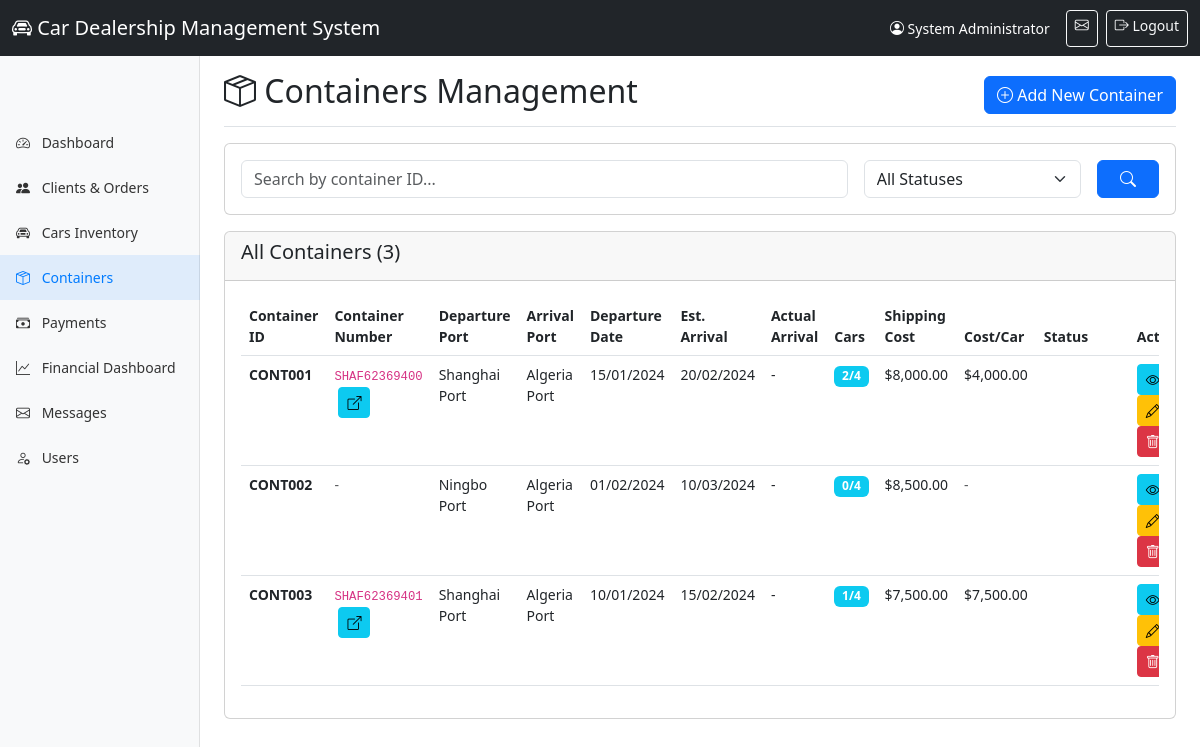
/Admin/containers.php (signed in), run on the app's committed database.
### tables this page shows
CREATE TABLE `containers` (
  `id` INT(11) NOT NULL AUTO_INCREMENT,
  `container_id` VARCHAR(50) NOT NULL UNIQUE,
  `container_number` VARCHAR(50) NULL,
  `max_capacity` INT(2) DEFAULT 4,
  `departure_port` VARCHAR(100) NOT NULL,
  `arrival_port` VARCHAR(100) NOT NULL DEFAULT 'Algeria',
  `departure_date` DATE,
  `estimated_arrival_date` DATE,
  `actual_arrival_date` DATE NULL,
  `container_shipping_cost` DECIMAL(12,2) NOT NULL,
  `status` ENUM('Scheduled', 'En Route', 'Arrived', 'Unloaded', 'Completed') DEFAULT 'Scheduled',
  `created_at` TIMESTAMP DEFAULT CURRENT_TIMESTAMP,
  `updated_at` TIMESTAMP DEFAULT CURRENT_TIMESTAMP ON UPDATE CURRENT_TIMESTAMP,
  PRIMARY KEY (`id`),
  INDEX `idx_container_id` (`container_id`),
  INDEX `idx_status` (`status`)
);

### functions.php (called while the page is built, shortened)
<?php
function formatCurrency($amount) {
    return '$' . number_format($amount, 2, '.', ',');
}
function formatCurrencyUSD($amount) {
    return formatCurrency($amount);
}
function formatDate($date) {
    if (empty($date)) return '-';
    return date('d/m/Y', strtotime($date));
}

### Admin/containers.php (the view, shortened to what this page needs)
<?php
require_once '../functions.php';
$search = $_GET['search'] ?? '';
$where = "1=1";
$params = [];
$stmt = $pdo->prepare("
    SELECT c.*,
           COALESCE(valid_cars.car_count, 0) as car_count,
           COALESCE(orders.order_count, 0) as order_count
    FROM containers c
    LEFT JOIN (
        SELECT cc.container_id, COUNT(*) as car_count
        FROM container_cars cc
        INNER JOIN orders o ON cc.order_id = o.id
        GROUP BY cc.container_id
    ) valid_cars ON valid_cars.container_id = c.id
    LEFT JOIN (
        SELECT container_id, COUNT(*) as order_count
        FROM orders
        WHERE container_id IS NOT NULL
        GROUP BY container_id
    ) orders ON orders.container_id = c.id
    WHERE $where
    ORDER BY c.created_at DESC
");
$stmt->execute($params);
$containers = $stmt->fetchAll();
?>
<!DOCTYPE html>
<html lang="en">
<head>
    <link href="https://cdn.jsdelivr.net/npm/bootstrap@5.3.0/dist/css/bootstrap.min.css" rel="stylesheet">
    <link rel="stylesheet" href="https://cdn.jsdelivr.net/npm/bootstrap-icons@1.11.0/font/bootstrap-icons.css">
    <link rel="stylesheet" href="style.css">
</head>
<body>
    <?php include 'includes/header.php'; ?>
    <div class="container-fluid">
        <div class="row">
            <?php include 'includes/sidebar.php'; ?>
            <main class="col-md-9 ms-sm-auto col-lg-10 px-md-4">
                <div class="d-flex justify-content-between flex-wrap flex-md-nowrap align-items-center pt-3 pb-2 mb-3 border-bottom">
                    <h1 class="h2"><i class="bi bi-box-seam"></i> Containers Management</h1>
                    <a href="add_container.php" class="btn btn-primary">
                        <i class="bi bi-plus-circle"></i> Add New Container
                    </a>
                </div>
                <div class="card mb-3">
                    <div class="card-body">
                        <form method="GET" class="row g-3">
                            <div class="col-md-8">
                                <input type="text" class="form-control" name="search" placeholder="Search by container ID..." value="<?php echo htmlspecialchars($search); ?>">
                            </div>
                            <div class="col-md-3">
                                <select class="form-select" name="status">
                                    <option value="">All Statuses</option>
                                </select>
                            </div>
                            <div class="col-md-1">
                                <button type="submit" class="btn btn-primary w-100">
                                    <i class="bi bi-search"></i>
                                </button>
                            </div>
                        </form>
                    </div>
                </div>
                <div class="card">
                    <div class="card-header">
                        <h5>All Containers (<?php echo count($containers); ?>)</h5>
                    </div>
                    <div class="card-body">
                        <div class="table-responsive">
                            <table class="table table-hover">
                                <thead>
                                        <tr>
                                            <th>Container ID</th>
                                            <th>Container Number</th>
                                            <th>Departure Port</th>
                                            <th>Arrival Port</th>
                                            <th>Departure Date</th>
                                            <th>Est. Arrival</th>
                                            <th>Actual Arrival</th>
                                            <th>Cars</th>
                                            <th>Shipping Cost</th>
                                            <th>Cost/Car</th>
                                            <th>Status</th>
                                            <th>Actions</th>
                                        </tr>
                                </thead>
                                <tbody>
                                    <?php if (empty($containers)): ?>
                                        <tr>
                                            <td colspan="12" class="text-center text-muted">No containers found</td>
                                        </tr>
                                    <?php else: ?>
                                        <?php foreach ($containers as $container): ?>
                                        <?php
                                            $cost_per_car = $container['car_count'] > 0 ? $container['container_shipping_cost'] / $container['car_count'] : 0;
                                        ?>
                                        <tr>
                                            <td><strong><?php echo htmlspecialchars($container['container_id']); ?></strong></td>
                                            <td>
                                                <?php if ($container['container_number']): ?>
                                                    <code><?php echo htmlspecialchars($container['container_number']); ?></code>
                                                    <?php if ($container['tracking_link']): ?>
                                                        <a href="<?php echo htmlspecialchars($container['tracking_link']); ?>" target="_blank" class="btn btn-sm btn-info ms-1" title="Track Container">
                                                            <i class="bi bi-box-arrow-up-right"></i>
                                                        </a>
                                                    <?php endif; ?>
                                                <?php else: ?>
                                                    <span class="text-muted">-</span>
                                                <?php endif; ?>
                                            </td>
                                            <td><?php echo htmlspecialchars($container['departure_port']); ?></td>
                                            <td><?php echo htmlspecialchars($container['arrival_port']); ?></td>
                                            <td><?php echo formatDate($container['departure_date']); ?></td>
                                            <td><?php echo formatDate($container['estimated_arrival_date']); ?></td>
                                            <td><?php echo formatDate($container['actual_arrival_date']); ?></td>
                                            <td>
                                                <span class="badge bg-info">
                                                    <?php echo $container['car_count']; ?>/<?php echo $container['max_capacity']; ?>
                                                </span>
                                            </td>
                                            <td><?php echo formatCurrencyUSD($container['container_shipping_cost']); ?></td>
                                            <td>
                                                <?php if ($cost_per_car > 0): ?>
                                                    <?php echo formatCurrencyUSD($cost_per_car); ?>
                                                <?php else: ?>
                                                    <span class="text-muted">-</span>
                                                <?php endif; ?>
                                            </td>
                                            <td>
                                                <span class="badge status-<?php echo strtolower(str_replace(' ', '-', $container['status'])); ?>">
                                                </span>
                                            </td>
                                            <td>
                                                <a href="container_details.php?id=<?php echo $container['id']; ?>" class="btn btn-sm btn-info" title="View Details">
                                                    <i class="bi bi-eye"></i>
                                                </a>
                                                <a href="edit_container.php?id=<?php echo $container['id']; ?>" class="btn btn-sm btn-warning" title="Edit">
                                                    <i class="bi bi-pencil"></i>
                                                </a>
                                                <a href="?delete=1&id=<?php echo $container['id']; ?>" class="btn btn-sm btn-danger" title="Delete" onclick="return confirm('Are you sure?')">
                                                    <i class="bi bi-trash"></i>
                                                </a>
                                            </td>
                                        </tr>
                                        <?php endforeach; ?>
                                    <?php endif; ?>
                                </tbody>
                            </table>
                        </div>
                    </div>
                </div>
            </main>
        </div>
    </div>
</body>
</html>

### Admin/style.css (style rules this page uses)
body { font-size: 0.875rem; padding-top: 56px; }
main { margin-top: 20px; }
.table-responsive { max-height: 500px; overflow-y: auto; }
.badge { font-size: 0.75rem; color: #fff !important; font-weight: 600; display: inline-block; padding: 0.35em 0.65em; }

### data on the page
containers: container "CONT001", container_number "SHAF62369400", departure_port "Shanghai Port", arrival_port "Algeria Port", departure_date "15/01/2024", estimated_arrival_date "20/02/2024", actual_arrival_date "-", car_count "2", max_capacity "4", container_shipping_cost "$8,000.00", cost_per_car "$4,000.00"
containers: container "CONT002", departure_port "Ningbo Port", arrival_port "Algeria Port", departure_date "01/02/2024", estimated_arrival_date "10/03/2024", actual_arrival_date "-", car_count "0", max_capacity "4", container_shipping_cost "$8,500.00"
containers: container "CONT003", container_number "SHAF62369401", departure_port "Shanghai Port", arrival_port "Algeria Port", departure_date "10/01/2024", estimated_arrival_date "15/02/2024", actual_arrival_date "-", car_count "1", max_capacity "4", container_shipping_cost "$7,500.00", cost_per_car "$7,500.00"

### other printed values
APP_NAME "Car Dealership Management System"
$_SESSION['full_name'] "System Administrator"
count($containers) "3"
